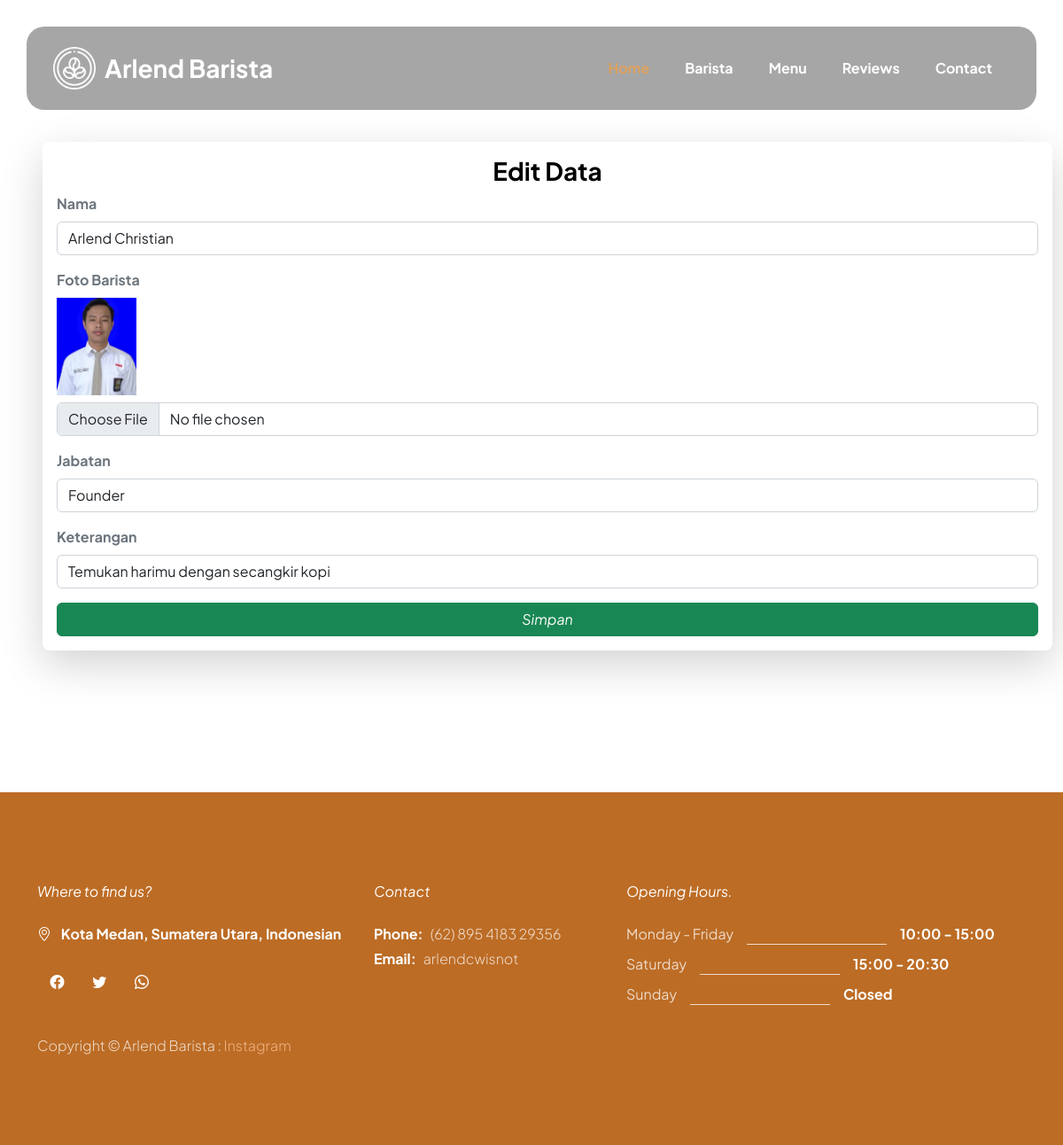
The app's page /admin/index.php?url=edit_barista&id=1 with its own data.
### tables this page shows
CREATE TABLE `barista` (
  `id` int(11) NOT NULL,
  `nama` varchar(30) NOT NULL,
  `jabatan` varchar(15) NOT NULL,
  `keterangan` varchar(100) NOT NULL,
  `foto` varchar(255) NOT NULL
);

### admin/edit_barista.php (the view, shortened to what this page needs)
<h4 class="text-center mb-2">Edit Data</h4>
<?php
include 'koneksi.php';
$id = $_GET['id'];
$query = mysqli_query($koneksi, "SELECT * FROM barista WHERE id='$id'");
$datanya = mysqli_fetch_array($query);
?>
<form action="" method="post" enctype="multipart/form-data">
    <div class="mb-3">
        <label class="form-label fw-bold text-muted">Nama</label>
        <input type="text" name="nama" class="form-control" required autocomplete="off" value="<?= $datanya['nama'] ?>">
    </div>
    <div class="mb-3">
        <label class="form-label fw-bold text-muted">Foto Barista</label><br>
        <img src="image/barista/<?= $datanya['foto'] ?>" alt="Foto Barista" width="90px">
        <input type="file" name="foto" accept=".jpg, .png, .jpeg, .pdf" class="form-control mt-2" autocomplete="off" value="<?= $datanya['foto'] ?>">
    </div>
    <div class="mb-3">
        <label class="form-label fw-bold text-muted">Jabatan</label>
        <input type="text" name="jabatan" class="form-control" required autocomplete="off" value="<?= $datanya['jabatan'] ?>">
    </div>
    <div class="mb-3">
        <label class="form-label fw-bold text-muted">Keterangan</label>
        <input type="text" name="keterangan" class="form-control" required autocomplete="off" value="<?= $datanya['keterangan'] ?>">
    </div>
    <button name="simpan" type="submit" class="btn btn-success w-100"><i class="fa fa-save"> Simpan </i></button>
</form>

### css/tooplate-barista.css (style rules this page uses)
:root { --white-color: #ffffff; --primary-color: #BC6C25; --secondary-color: #DDA15E; --section-bg-color: #b78752; --custom-btn-bg-color: #BC6C25; --custom-btn-bg-hover-color: #DDA15E; --dark-color: #000000; --p-color: #717275; --border-color: #7fffd4; --link-hover-color: #E76F51; --body-font-family: 'Plus Jakarta Sans', sans-serif; --h1-font-size: 68px; --h2-font-size: 46px; --h3-font-size: 32px; --h4-font-size: 28px; --h5-font-size: 24px; --h6-font-size: 22px; --p-font-size: 20px; --btn-font-size: 16px; --form-btn-font-size: 18px; --menu-font-size: 16px; --border-radius-large: 100px; --border-radius-medium: 20px; --border-radius-small: 10px; --font-weight-thin: 200; --font-weight-light: 300; --font-weight-normal: 400; --font-weight-bold: 700; }
body { background-color: var(--white-color); font-family: var(--body-font-family); }
h2, h3, h4, h5, h6 { color: var(--dark-color); }
h1, h2, h3, h4, h5, h6 { font-weight: var(--font-weight-bold); }
h4 { font-size: var(--h4-font-size); }
a, button { touch-action: manipulation; transition: all 0.3s; }

### records on screen
barista: nama "Arlend Christian", foto (picture), jabatan "Founder", keterangan "Temukan harimu dengan secangkir kopi"
